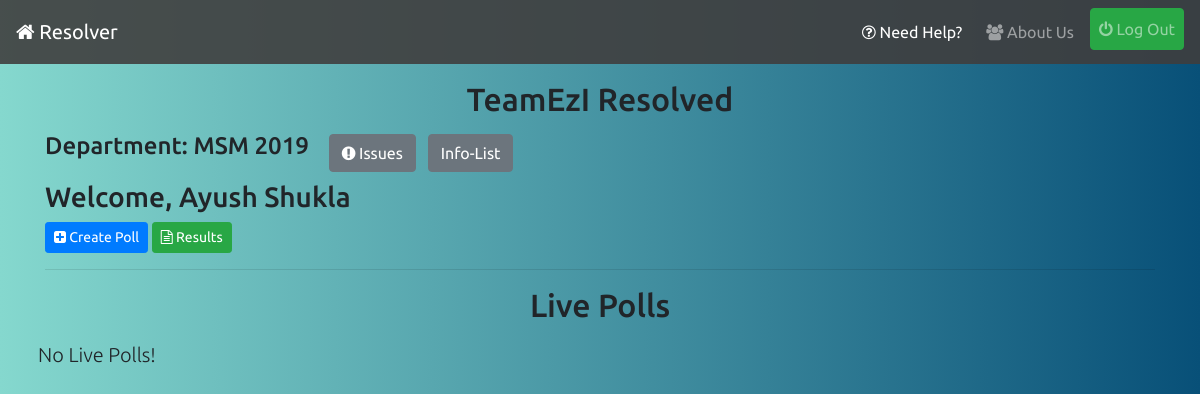
The page /polling/ (signed in) on the database its author committed.
### profiles/models.py (models this page shows, shortened)
class User(AbstractUser):
    pass

class UserInfo(models.Model):
    user = models.OneToOneField(User,on_delete=models.CASCADE,related_name='info')
    is_cr = models.BooleanField(default=False)
    department = models.CharField(max_length=20)
    join_year = models.CharField(max_length=4)
    institute = models.ForeignKey(Institute,on_delete=models.CASCADE,related_name='allusers')
    registered_on = models.DateTimeField(auto_now_add=True)
    total_upvotes = models.IntegerField(default=0)
    total_downvotes = models.IntegerField(default=0)
    total_novotes = models.IntegerField(default=0)
    class Meta:
        ordering = ['-total_upvotes','-total_downvotes','-total_novotes']

### polling/views.py (the view)
# urls.py: path('',views.polling_list_view,name='list'),
@login_required
def polling_list_view(request):
    qs = Poll.objects.filter(active=True,department=request.user.info.department,join=request.user.info.join_year).order_by('-timestamp')
    return render(request,'polling/poll-list.html',{'object_list':qs})

### infolist/context-processors.py (called while the page is built)
def pending_info_list_context(request):
    if request.user.is_superuser:
        return {}
    pending = -1
    if request.user.is_authenticated:
        pending = InfoList.objects.filter(department=request.user.info.department,year=request.user.info.join_year,approved=False).count()
    return {"pending_info_list":pending}

### reporter/context-processors.py (called while the page is built)
def pending_issue_list_context(request):
    if request.user.is_superuser:
        return {}
    pending=-1
    if request.user.is_authenticated:
        pending = Report.objects.filter(active=False,department=request.user.info.department,year=request.user.info.join_year,resolved=False).count()
    return {"pending_issue_count":pending}

def resolved_issue_list_context(request):
    if request.user.is_superuser:
        return {}
    resolved=-1
    if request.user.is_authenticated:
        resolved = Report.objects.filter(active=False,department=request.user.info.department,year=request.user.info.join_year,resolved=True).count()
    return {"resolved_issue_count":resolved}

def pending_contact_list_context(request):
    if request.user.is_superuser:
        return {}
    pending=-1
    if request.user.is_authenticated:
        pending = ContactList.objects.filter(department=request.user.info.department,year=request.user.info.join_year,approved=False).count()
    return {"pending_contact_count":pending}

def live_polls_count_context(request):
    if request.user.is_superuser:
        return {}
    count = -1
    if request.user.is_authenticated:
        count = Poll.objects.filter(active=True,department=request.user.info.department,join=request.user.info.join_year).count()
    return {"live_polls_count":count}

### polling/templates/polling/poll-list.html
{% extends 'base.html' %}
{% block content %}
<h2 class="mt-3 text-center">TeamEzI Resolved</h2>
<h4 class="inline-block">Department: {{request.user.info.department|upper}} {{request.user.info.join_year}}</h4>
<a class="btn btn-secondary ml-3 mt-2" href="{% url 'reporter:index' %}"><i class="fa fa-exclamation-circle"></i> Issues</a>
<a href="{% url 'infolist:list' %}" class="btn btn-secondary ml-2 mt-2">Info-List</a>
<h3 class="mt-2">Welcome, {{request.user.first_name}} {{request.user.last_name}}</h3>
{% if request.user.info.is_cr %}
<a class="btn btn-primary btn-sm" href="{% url 'polling:create' %}"><i class="fa fa-plus-square"></i> Create Poll</a>
{% endif %}
<a class="btn btn-success btn-sm" href="{% url 'polling:result-list' %}"><i class="fa fa-file-text-o"></i> Results</a>
<hr>
<h2 class="mt-2 text-center">Live Polls</h2>
<div class="row">
    {% for object in object_list %}
    <div class="col-lg-7 col-md-10 col-sm-12 mb-3">
        <div class="card">
            <div class="card-body">
                {{object.statement}}
            </div>
            <h6 class="card-subtitle mb-2 ml-2 text-muted">{{object.timestamp|date:'d-m-Y H:i'}}</h6>
            <a class="btn btn-primary" href="{% url 'polling:detail' object.id %}"><i class="fa fa-eye"></i> View</a>
        </div>
    </div>
    {% empty %}
    <p class="lead my-2 ml-2">No Live Polls!</p>
    {% endfor %}
</div>
{% endblock %}

### static/css/style.css (style rules this page uses)
body { background: #085078; background: -webkit-linear-gradient(to right, #85D8CE, #085078); background: linear-gradient(to right, #85D8CE, #085078); font-family: 'Ubuntu', sans-serif; }
.inline-block { display: inline-block; }

### rows shown on the page
User: user.info.department "MSM", user.info.join_year "2019", user.first_name "Ayush", user.last_name "Shukla"
